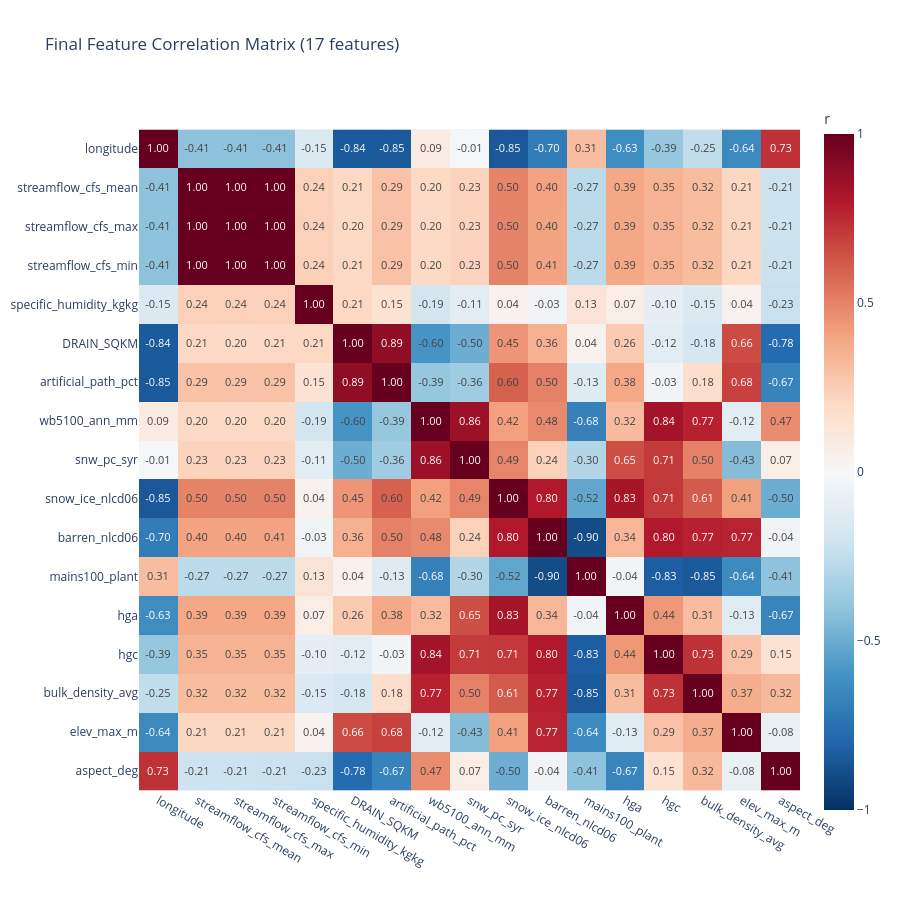

The notebook cell this image was saved under:
### Code cell
corr_final = final_df.corr()

fig = px.imshow(
    corr_final,
    color_continuous_scale="RdBu_r",
    zmin=-1, zmax=1,
    title=f"Final Feature Correlation Matrix ({len(final_df.columns)} features)",
    width=900, height=900,
    text_auto=".2f" 
)

fig.update_layout(coloraxis_colorbar=dict(title="r"))
fig.show()

### Figure 1 — Plotly figure (JSON) as saved in the notebook; plotly's stock layout.template omitted (floating-point values rounded to 4 significant figures; data arrays with more than 128 entries replaced by an {"elided": "..."} marker saying what was removed)
{"data": [{"coloraxis": "coloraxis", "hovertemplate": "x: %{x}<br>y: %{y}<br>color: %{z}<extra></extra>", "name": "0", "texttemplate": "%{z:.2f}", "type": "heatmap", "x": ["longitude", "streamflow_cfs_mean", "streamflow_cfs_max", "streamflow_cfs_min", "specific_humidity_kgkg", "DRAIN_SQKM", "artificial_path_pct", "wb5100_ann_mm", "snw_pc_syr", "snow_ice_nlcd06", "barren_nlcd06", "mains100_plant", "hga", "hgc", "bulk_density_avg", "elev_max_m", "aspect_deg"], "xaxis": "x", "y": ["longitude", "streamflow_cfs_mean", "streamflow_cfs_max", "streamflow_cfs_min", "specific_humidity_kgkg", "DRAIN_SQKM", "artificial_path_pct", "wb5100_ann_mm", "snw_pc_syr", "snow_ice_nlcd06", "barren_nlcd06", "mains100_plant", "hga", "hgc", "bulk_density_avg", "elev_max_m", "aspect_deg"], "yaxis": "y", "z": {"elided": "17x17 float values"}}], "layout": {"coloraxis": {"cmax": 1, "cmin": -1, "colorbar": {"title": {"text": "r"}}, "colorscale": [[0, "rgb(5,48,97)"], [0.1, "rgb(33,102,172)"], [0.2, "rgb(67,147,195)"], [0.3, "rgb(146,197,222)"], [0.4, "rgb(209,229,240)"], [0.5, "rgb(247,247,247)"], [0.6, "rgb(253,219,199)"], [0.7, "rgb(244,165,130)"], [0.8, "rgb(214,96,77)"], [0.9, "rgb(178,24,43)"], [1, "rgb(103,0,31)"]]}, "height": 900, "title": {"text": "Final Feature Correlation Matrix (17 features)"}, "width": 900, "xaxis": {"anchor": "y", "constrain": "domain", "domain": [0, 1], "scaleanchor": "y"}, "yaxis": {"anchor": "x", "autorange": "reversed", "constrain": "domain", "domain": [0, 1]}}}
